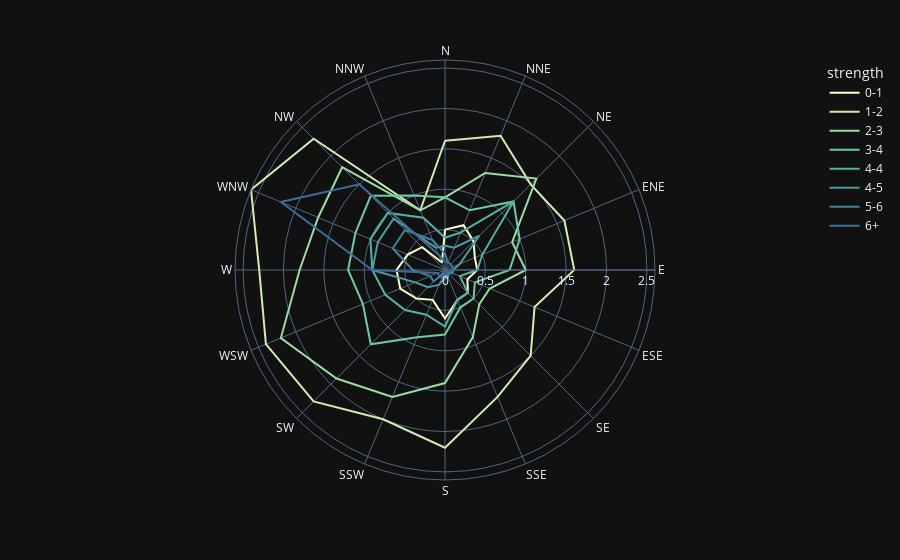

Notebook code for this chart:
### Code cell
fig = px.line_polar(wind,r='frequency',theta='direction',
                       color='strength',line_close='strength',template='plotly_dark',
                       color_discrete_sequence=px.colors.sequential.deep)
fig.show()

### Figure 1 — Plotly figure (JSON) as saved in the notebook; plotly's stock layout.template omitted (floating-point values rounded to 4 significant figures)
{"data": [{"hovertemplate": "strength=0-1<br>frequency=%{r}<br>direction=%{theta}<extra></extra>", "legendgroup": "0-1", "line": {"color": "rgb(253, 253, 204)", "dash": "solid"}, "marker": {"symbol": "circle"}, "mode": "lines", "name": "0-1", "r": [0.5, 0.6, 0.5, 0.4, 0.4, 0.3, 0.4, 0.4, 0.6, 0.4, 0.5, 0.6, 0.6, 0.5, 0.4, 0.1, 0.5], "showlegend": true, "subplot": "polar", "theta": ["N", "NNE", "NE", "ENE", "E", "ESE", "SE", "SSE", "S", "SSW", "SW", "WSW", "W", "WNW", "NW", "NNW", "N"], "type": "scatterpolar"}, {"hovertemplate": "strength=1-2<br>frequency=%{r}<br>direction=%{theta}<extra></extra>", "legendgroup": "1-2", "line": {"color": "rgb(206, 236, 179)", "dash": "solid"}, "marker": {"symbol": "circle"}, "mode": "lines", "name": "1-2", "r": [1.6, 1.8, 1.5, 1.6, 1.6, 1.2, 1.5, 1.7, 2.2, 2, 2.3, 2.4, 2.3, 2.6, 2.3, 0.8, 1.6], "showlegend": true, "subplot": "polar", "theta": ["N", "NNE", "NE", "ENE", "E", "ESE", "SE", "SSE", "S", "SSW", "SW", "WSW", "W", "WNW", "NW", "NNW", "N"], "type": "scatterpolar"}, {"hovertemplate": "strength=2-3<br>frequency=%{r}<br>direction=%{theta}<extra></extra>", "legendgroup": "2-3", "line": {"color": "rgb(156, 219, 165)", "dash": "solid"}, "marker": {"symbol": "circle"}, "mode": "lines", "name": "2-3", "r": [0.9, 1.3, 1.6, 0.9, 1, 0.6, 0.6, 0.9, 1.4, 1.7, 1.9, 2.2, 1.8, 1.7, 1.8, 0.8, 0.9], "showlegend": true, "subplot": "polar", "theta": ["N", "NNE", "NE", "ENE", "E", "ESE", "SE", "SSE", "S", "SSW", "SW", "WSW", "W", "WNW", "NW", "NNW", "N"], "type": "scatterpolar"}, {"hovertemplate": "strength=3-4<br>frequency=%{r}<br>direction=%{theta}<extra></extra>", "legendgroup": "3-4", "line": {"color": "rgb(111, 201, 163)", "dash": "solid"}, "marker": {"symbol": "circle"}, "mode": "lines", "name": "3-4", "r": [0.9, 0.8, 1.2, 1, 0.8, 0.4, 0.5, 0.5, 0.8, 0.9, 1.3, 1.1, 1.2, 1.2, 1.3, 1, 0.9], "showlegend": true, "subplot": "polar", "theta": ["N", "NNE", "NE", "ENE", "E", "ESE", "SE", "SSE", "S", "SSW", "SW", "WSW", "W", "WNW", "NW", "NNW", "N"], "type": "scatterpolar"}, {"hovertemplate": "strength=4-4<br>frequency=%{r}<br>direction=%{theta}<extra></extra>", "legendgroup": "4-4", "line": {"color": "rgb(86, 177, 163)", "dash": "solid"}, "marker": {"symbol": "circle"}, "mode": "lines", "name": "4-4", "r": [0.4, 0.5, 1.2, 0.5, 0.4, 0.2, 0.4, 0.4, 0.7, 0.6, 0.7, 0.8, 0.9, 1, 1, 0.7, 0.4], "showlegend": true, "subplot": "polar", "theta": ["N", "NNE", "NE", "ENE", "E", "ESE", "SE", "SSE", "S", "SSW", "SW", "WSW", "W", "WNW", "NW", "NNW", "N"], "type": "scatterpolar"}, {"hovertemplate": "strength=4-5<br>frequency=%{r}<br>direction=%{theta}<extra></extra>", "legendgroup": "4-5", "line": {"color": "rgb(76, 153, 160)", "dash": "solid"}, "marker": {"symbol": "circle"}, "mode": "lines", "name": "4-5", "r": [0.3, 0.3, 0.6, 0.2, 0.1, 0.1, 0.05, 0.1, 0.1, 0.2, 0.3, 0.4, 0.9, 0.9, 0.9, 0.3, 0.3], "showlegend": true, "subplot": "polar", "theta": ["N", "NNE", "NE", "ENE", "E", "ESE", "SE", "SSE", "S", "SSW", "SW", "WSW", "W", "WNW", "NW", "NNW", "N"], "type": "scatterpolar"}, {"hovertemplate": "strength=5-6<br>frequency=%{r}<br>direction=%{theta}<extra></extra>", "legendgroup": "5-6", "line": {"color": "rgb(68, 130, 155)", "dash": "solid"}, "marker": {"symbol": "circle"}, "mode": "lines", "name": "5-6", "r": [0.2, 0.1, 0.1, 0.1, 0.1, 0.1, 0.05, 0.05, 0.1, 0.05, 0.2, 0.2, 0.4, 0.7, 0.7, 0.4, 0.2], "showlegend": true, "subplot": "polar", "theta": ["N", "NNE", "NE", "ENE", "E", "ESE", "SE", "SSE", "S", "SSW", "SW", "WSW", "W", "WNW", "NW", "NNW", "N"], "type": "scatterpolar"}, {"hovertemplate": "strength=6+<br>frequency=%{r}<br>direction=%{theta}<extra></extra>", "legendgroup": "6+", "line": {"color": "rgb(62, 108, 150)", "dash": "solid"}, "marker": {"symbol": "circle"}, "mode": "lines", "name": "6+", "r": [0.1, 0.1, 0.1, 0.1, 0.1, 0.05, 0.05, 0.05, 0.05, 0.1, 0.1, 0.1, 0.9, 2.2, 1.5, 0.2, 0.1], "showlegend": true, "subplot": "polar", "theta": ["N", "NNE", "NE", "ENE", "E", "ESE", "SE", "SSE", "S", "SSW", "SW", "WSW", "W", "WNW", "NW", "NNW", "N"], "type": "scatterpolar"}], "layout": {"legend": {"title": {"text": "strength"}, "tracegroupgap": 0}, "margin": {"t": 60}, "polar": {"angularaxis": {"direction": "clockwise", "rotation": 90}, "domain": {"x": [0, 1], "y": [0, 1]}}}}
